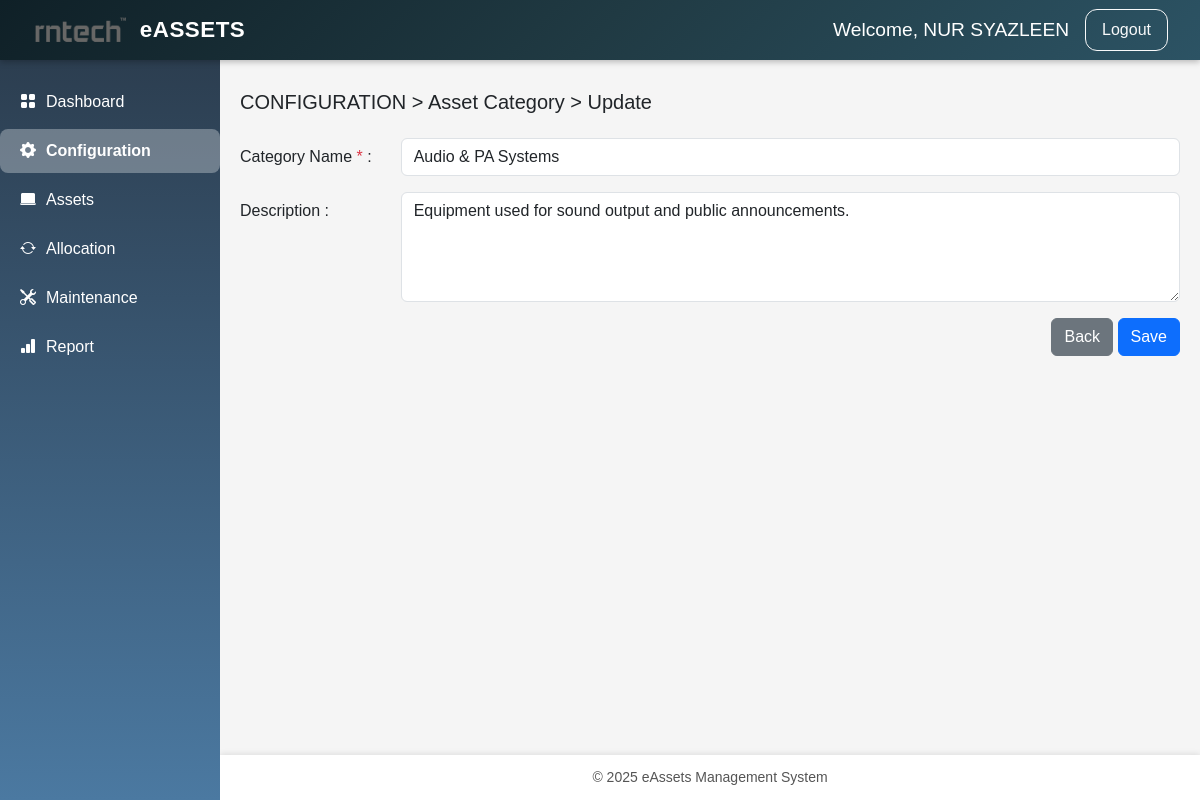
The page /edit_category.php?id=12 (signed in) on the database its author committed.
### tables this page shows
CREATE TABLE `asset_categories` (
  `id` int(11) NOT NULL,
  `category_name` varchar(100) NOT NULL,
  `description` text DEFAULT NULL,
  `created_at` timestamp NOT NULL DEFAULT current_timestamp()
);

### edit_category.php (the view, shortened to what this page needs)
<?php
require_once 'config/database.php';
$id = (int) $_GET['id'];
$stmt = $pdo->prepare("SELECT * FROM asset_categories WHERE id = :id");
$stmt->execute([':id' => $id]);
$category = $stmt->fetch(PDO::FETCH_ASSOC);
$errors = [];
$category_name = $category['category_name'];
$description   = $category['description'] ?? '';
?>
<!DOCTYPE html>
<html lang="en">
<head>
<link href="https://cdn.jsdelivr.net/npm/bootstrap@5.3.0/dist/css/bootstrap.min.css" rel="stylesheet">
<link href="https://cdn.jsdelivr.net/npm/bootstrap-icons/font/bootstrap-icons.css" rel="stylesheet">
<link href="assets/images/style.css" rel="stylesheet">
</head>
<body>
<?php include 'includes/header.php'; ?>
<?php include 'includes/sidebar.php'; ?>
<div class="main-content">
    <div class="mb-4">
        <h5>CONFIGURATION &gt; Asset Category &gt; Update</h5>
    </div>
    <form method="post" id="editCategoryForm" novalidate>
        <div class="mb-3 row">
            <label class="col-sm-2 col-form-label">
                Category Name <span class="text-danger">*</span> :
            </label>
            <div class="col-sm-10">
                <input type="text"
                       name="category_name"
                       class="form-control <?= isset($errors['category_name']) ? 'is-invalid' : '' ?>"
                       value="<?= htmlspecialchars($category_name) ?>">
            </div>
        </div>
        <div class="mb-3 row">
            <label class="col-sm-2 col-form-label">Description :</label>
            <div class="col-sm-10">
                <textarea name="description" class="form-control" rows="4"><?= htmlspecialchars($description) ?></textarea>
            </div>
        </div>
        <div class="row">
            <div class="col-sm-10 offset-sm-2 text-end">
                <a href="view_category.php?id=<?= $id ?>" class="btn btn-secondary">Back</a>
                <button type="button" class="btn btn-primary" data-bs-toggle="modal" data-bs-target="#confirmModal">
                    Save
                </button>
            </div>
        </div>
    </form>
</div>
<?php include 'includes/footer.php'; ?>
</body>
</html>

### assets/images/style.css (style rules this page uses)
.main-content { margin-left: 220px; padding: 90px 20px 20px; flex: 1 0 auto; }
body { display: flex; flex-direction: column; min-height: 100vh; margin: 0; font-family: 'Poppins', sans-serif; background-color: #f5f5f5; }

### rows shown on the page
asset_categories: category_name "Audio & PA Systems", description "Equipment used for sound output and public announcements."

### other values the page prints
$_SESSION['fullname'] "NUR SYAZLEEN"
